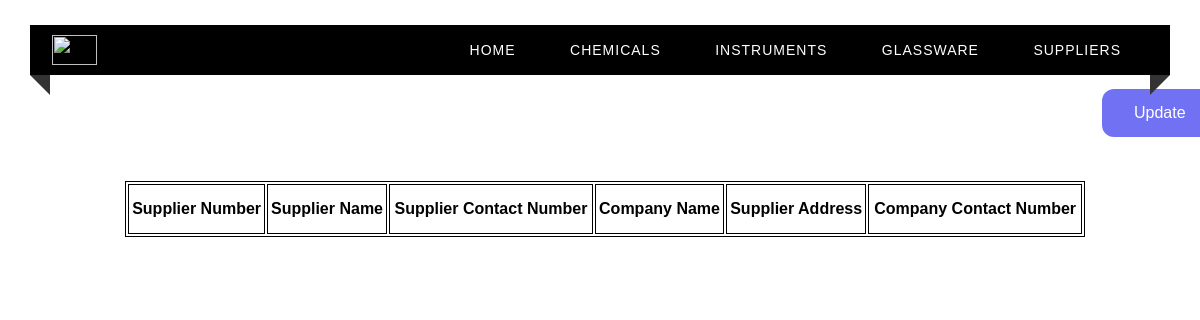
Before: /suppliers with the older database file.
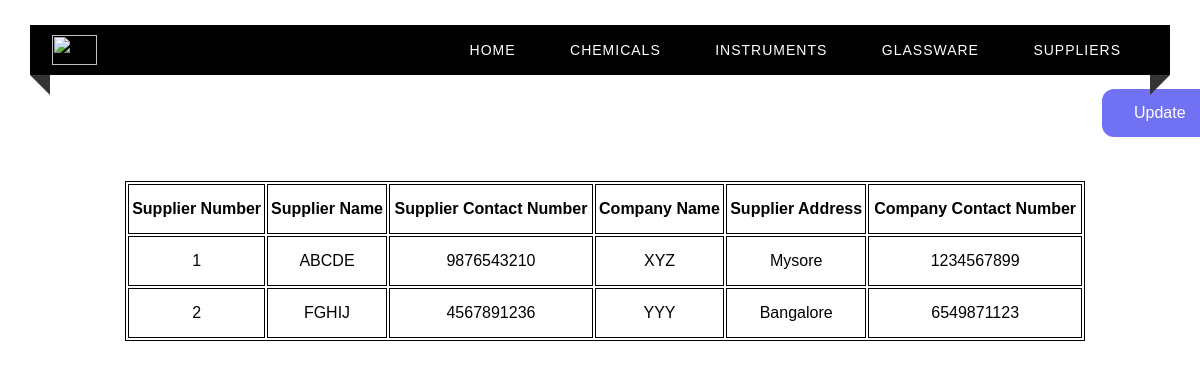
After: the same page with the newer database file.
### tables this page shows
CREATE TABLE SUPPLIER(
    Supplier_No INTEGER PRIMARY KEY ,
    Supplier_Name VARCHAR(30) NOT NULL,
    Supplier_Contact_No VARCHAR(13) NOT NULL,
    Company_Name VARCHAR(40),
    Supplier_Address VARCHAR(100),
    Company_Contact_No VARCHAR(13)
);

### app.py (the view)
@app.route("/suppliers")
def suppliers() :
    c = get_db()
    cur = c.cursor()
    cur.execute("SELECT * from SUPPLIER")
    return render_template("suppliers.html", test=cur.fetchall())

### app.py (called while the page is built)
def get_db():
    db = getattr(g, '_database', None)
    if db is None:
        db = g._database = sqlite3.connect(DATABASE)
    return db

@app.teardown_appcontext
def close_connection(exception):
    db = getattr(g, '_database', None)
    if db is not None:
        db.close()

### templates/suppliers.html (shortened to what this page needs)
<html>
<head>
    <link rel="stylesheet" type="text/css" href="../static/home.css">
</head>
<body>
<div class="custom-padding">
        <nav>
            <div class="logo"><img src = "../static/nieLogo.png" width = "45px", height = "30px"></div>
            <ul class="menu-area">
                <li><a href="/">Home</a></li>
                <li><a href="/chemicals">Chemicals</a></li>
                <li><a href="/instruments">Instruments</a></li>
                <li><a href="/glassware">Glassware</a></li>
                <li><a href="/suppliers">Suppliers</a></li>
            </ul>
        </nav>
        <a href="/login" class="button">Update</a>
        <div class="tab">
          <table align="center" style="margin-left : 125px; margin-top : 50px;">
              <th>Supplier Number</th>
              <th>Supplier Name </th>
              <th>Supplier Contact Number</th>
              <th>Company Name</th>
              <th>Supplier Address</th>
              <th>Company Contact Number</th>
            {% for row in test %}
            <tr>
                <td> {{ row[0] }}</td>
                <td> {{ row[1] }}</td>
                <td> {{ row[2] }}</td>
                <td> {{ row[3] }}</td>
                <td> {{ row[4] }}</td>
                <td> {{ row[5] }}</td>
            </tr>
            {% endfor %}
          </table>
        </div>
    </div>
</body>
</html>

Changed rows visible on the page:
added SUPPLIER: Supplier_No "1", Supplier_Name "ABCDE", Supplier_Contact_No "9876543210", Company_Name "XYZ", Supplier_Address "Mysore", Company_Contact_No "1234567899"
added SUPPLIER: Supplier_No "2", Supplier_Name "FGHIJ", Supplier_Contact_No "4567891236", Company_Name "YYY", Supplier_Address "Bangalore", Company_Contact_No "6549871123"
